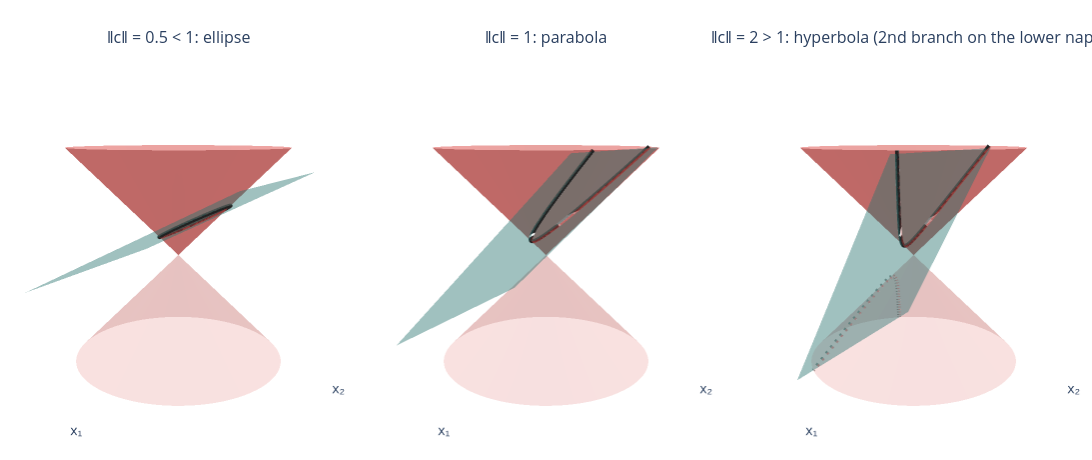

The notebook cell this image was saved under:
### Markdown cell above
## 3. The picture: slicing the cone

Take a single SOC constraint with $A = I$, $b = 0$:
$$\|x\|_2 \le c^Tx + d, \qquad x \in \mathbb{R}^n,\; d > 0.$$
(For invertible $A$ substitute $u = Ax + b$; this only replaces $c$ by $A^{-T}c$, the picture is unchanged. $d > 0$ means the plane passes above the apex; otherwise the set is empty or a single point.)

Lift to $\mathbb{R}^{n+1}$ with an extra vertical coordinate $t$:

- the **second-order cone** $\mathcal{K} = \{(x,t) : \|x\|_2 \le t\}$ is a solid cone whose wall makes a $45^\circ$ angle with the $x$-space;
- the **hyperplane** $t = c^Tx + d$ has slope $\|c\|_2$ and passes at height $d$ above the apex.

A point $x$ is feasible iff the point of the plane above it, $(x, c^Tx + d)$, lies inside $\mathcal{K}$. So **the feasible set is the shadow of $\text{plane} \cap \mathcal{K}$ on $x$-space**, and because the plane is a graph over $x$-space the shadow has the same shape as the slice. Slicing a cone with a plane gives a conic section, and which one depends only on the slope $\|c\|_2$ compared with the $45^\circ$ wall:

| slope $\lVert c\rVert_2$ | plane vs. wall | slice = feasible set | $P = I - cc^T$ |
| :-: | :-- | :-- | :-- |
| $< 1$ | flatter | closed ellipse: a bounded **ellipsoid** ($c = 0$: a ball) | $\succ 0$ |
| $= 1$ | parallel to one generator | **paraboloid**, unbounded in the direction $c$ | $\succeq 0$, one zero eigenvalue |
| $> 1$ | steeper | **one sheet of a hyperboloid**; the same plane also cuts the lower nappe $t = -\lVert x\rVert_2$, producing a second sheet that the SOC constraint does *not* contain | indefinite: eigenvalue $1 - \lVert c\rVert_2^2 < 0$ along $c$ |

The last column is the matrix obtained by squaring the constraint, $x^T(I - cc^T)x - 2d\,c^Tx - d^2 \le 0$, i.e. the $P$ a QCQP would have to use. Its eigenvalues are $1$ ($n-1$ times) and $1 - \|c\|_2^2$, so *"steeper than the wall" and "$P$ is indefinite" are the same statement.*

**Figure 1.** Cone (red; the lower nappe is faded because the SOC constraint never sees it), plane (teal), and their intersection (black). Dashed grey: the intersection with the lower nappe, which exists only for $\|c\|_2 > 1$. The panels are interactive, rotate them.

### Code cell
import numpy as np
import plotly.graph_objects as go
from plotly.subplots import make_subplots

d, R = 1.0, 4.0  # plane height above the apex, half-width of the plotted box
cases = [(0.5, "‖c‖ = 0.5 < 1: ellipse"),
         (1.0, "‖c‖ = 1: parabola"),
         (2.0, "‖c‖ = 2 > 1: hyperbola (2nd branch on the lower nappe)")]
CONE, PLANE, INK, GHOST = "#D9534F", "#3FA7A3", "#222222", "#8A8A8A"

# cone t = ±‖x‖ in polar coordinates, plane t = c·x + d on a grid
r, th = np.meshgrid(np.linspace(0, R, 40), np.linspace(0, 2 * np.pi, 91))
Xc, Yc = r * np.cos(th), r * np.sin(th)
Xp, Yp = np.meshgrid(np.linspace(-R, R, 81), np.linspace(-R, R, 81))


def surface(x, y, z, color, opacity):
    return go.Surface(x=x, y=y, z=z, colorscale=[[0, color], [1, color]], showscale=False,
                      opacity=opacity, hoverinfo="skip",
                      lighting=dict(ambient=0.7, diffuse=0.5, specular=0.05, roughness=0.9))


def slice_curve(c, sign):
    """Plane ∩ nappe t = sign·‖x‖, solved in polar coordinates: r·(sign − c·cosθ) = d."""
    t = np.linspace(0, 2 * np.pi, 600)
    den = sign - c * np.cos(t)
    with np.errstate(divide="ignore"):
        rr = np.where(den > 1e-9, d / den, np.nan)
    rr = np.where(rr <= 1.5 * R, rr, np.nan)  # keep only the part near the box
    return rr * np.cos(t), rr * np.sin(t), sign * rr


fig = make_subplots(rows=1, cols=3, specs=[[{"type": "surface"}] * 3],
                    subplot_titles=[title for _, title in cases], horizontal_spacing=0.01)

for col, (c, _) in enumerate(cases, start=1):
    Zp = c * Xp + d
    Zp = np.where(np.abs(Zp) <= R, Zp, np.nan)  # clip the plane to the box
    fig.add_trace(surface(Xc, Yc, r, CONE, 0.55), row=1, col=col)   # upper nappe (the cone K)
    fig.add_trace(surface(Xc, Yc, -r, CONE, 0.18), row=1, col=col)  # lower nappe (only after squaring)
    fig.add_trace(surface(Xp, Yp, Zp, PLANE, 0.45), row=1, col=col)
    x, y, z = slice_curve(c, +1)
    fig.add_trace(go.Scatter3d(x=x, y=y, z=z, mode="lines", line=dict(color=INK, width=8),
                               hoverinfo="skip"), row=1, col=col)
    x, y, z = slice_curve(c, -1)
    if np.isfinite(x).any():
        fig.add_trace(go.Scatter3d(x=x, y=y, z=z, mode="lines", line=dict(color=GHOST, width=8, dash="dash"),
                                   hoverinfo="skip"), row=1, col=col)

axis = dict(range=[-R, R], showbackground=False, gridcolor="#DDDDDD", zeroline=False, tickvals=[])
fig.update_scenes(aspectmode="cube", camera=dict(eye=dict(x=1.1, y=-2.0, z=0.55)),
                  xaxis={**axis, "title": "x₁"}, yaxis={**axis, "title": "x₂"}, zaxis={**axis, "title": "t"})
fig.update_layout(height=460, width=1280, showlegend=False, margin=dict(l=0, r=0, t=50, b=0),
                  paper_bgcolor="white")
fig.show()

### Figure 1 — Plotly figure (JSON) as saved in the notebook; plotly's stock layout.template omitted (floating-point values rounded to 4 significant figures; data arrays with more than 128 entries replaced by an {"elided": "..."} marker saying what was removed)
{"data": [{"colorscale": [[0, "#D9534F"], [1, "#D9534F"]], "hoverinfo": "skip", "lighting": {"ambient": 0.7, "diffuse": 0.5, "roughness": 0.9, "specular": 0.05}, "opacity": 0.55, "scene": "scene", "showscale": false, "type": "surface", "x": {"elided": "91x40 float values"}, "y": {"elided": "91x40 float values"}, "z": {"elided": "91x40 float values"}}, {"colorscale": [[0, "#D9534F"], [1, "#D9534F"]], "hoverinfo": "skip", "lighting": {"ambient": 0.7, "diffuse": 0.5, "roughness": 0.9, "specular": 0.05}, "opacity": 0.18, "scene": "scene", "showscale": false, "type": "surface", "x": {"elided": "91x40 float values"}, "y": {"elided": "91x40 float values"}, "z": {"elided": "91x40 float values"}}, {"colorscale": [[0, "#3FA7A3"], [1, "#3FA7A3"]], "hoverinfo": "skip", "lighting": {"ambient": 0.7, "diffuse": 0.5, "roughness": 0.9, "specular": 0.05}, "opacity": 0.45, "scene": "scene", "showscale": false, "type": "surface", "x": {"elided": "81x81 float values"}, "y": {"elided": "81x81 float values"}, "z": {"elided": "81x81 float values"}}, {"hoverinfo": "skip", "line": {"color": "#222222", "width": 8}, "mode": "lines", "scene": "scene", "type": "scatter3d", "x": {"elided": "600 float values"}, "y": {"elided": "600 float values"}, "z": {"elided": "600 float values"}}, {"colorscale": [[0, "#D9534F"], [1, "#D9534F"]], "hoverinfo": "skip", "lighting": {"ambient": 0.7, "diffuse": 0.5, "roughness": 0.9, "specular": 0.05}, "opacity": 0.55, "scene": "scene2", "showscale": false, "type": "surface", "x": {"elided": "91x40 float values"}, "y": {"elided": "91x40 float values"}, "z": {"elided": "91x40 float values"}}, {"colorscale": [[0, "#D9534F"], [1, "#D9534F"]], "hoverinfo": "skip", "lighting": {"ambient": 0.7, "diffuse": 0.5, "roughness": 0.9, "specular": 0.05}, "opacity": 0.18, "scene": "scene2", "showscale": false, "type": "surface", "x": {"elided": "91x40 float values"}, "y": {"elided": "91x40 float values"}, "z": {"elided": "91x40 float values"}}, {"colorscale": [[0, "#3FA7A3"], [1, "#3FA7A3"]], "hoverinfo": "skip", "lighting": {"ambient": 0.7, "diffuse": 0.5, "roughness": 0.9, "specular": 0.05}, "opacity": 0.45, "scene": "scene2", "showscale": false, "type": "surface", "x": {"elided": "81x81 float values"}, "y": {"elided": "81x81 float values"}, "z": {"elided": "81x81 float values"}}, {"hoverinfo": "skip", "line": {"color": "#222222", "width": 8}, "mode": "lines", "scene": "scene2", "type": "scatter3d", "x": {"elided": "600 float values"}, "y": {"elided": "600 float values"}, "z": {"elided": "600 float values"}}, {"colorscale": [[0, "#D9534F"], [1, "#D9534F"]], "hoverinfo": "skip", "lighting": {"ambient": 0.7, "diffuse": 0.5, "roughness": 0.9, "specular": 0.05}, "opacity": 0.55, "scene": "scene3", "showscale": false, "type": "surface", "x": {"elided": "91x40 float values"}, "y": {"elided": "91x40 float values"}, "z": {"elided": "91x40 float values"}}, {"colorscale": [[0, "#D9534F"], [1, "#D9534F"]], "hoverinfo": "skip", "lighting": {"ambient": 0.7, "diffuse": 0.5, "roughness": 0.9, "specular": 0.05}, "opacity": 0.18, "scene": "scene3", "showscale": false, "type": "surface", "x": {"elided": "91x40 float values"}, "y": {"elided": "91x40 float values"}, "z": {"elided": "91x40 float values"}}, {"colorscale": [[0, "#3FA7A3"], [1, "#3FA7A3"]], "hoverinfo": "skip", "lighting": {"ambient": 0.7, "diffuse": 0.5, "roughness": 0.9, "specular": 0.05}, "opacity": 0.45, "scene": "scene3", "showscale": false, "type": "surface", "x": {"elided": "81x81 float values"}, "y": {"elided": "81x81 float values"}, "z": {"elided": "81x81 float values"}}, {"hoverinfo": "skip", "line": {"color": "#222222", "width": 8}, "mode": "lines", "scene": "scene3", "type": "scatter3d", "x": {"elided": "600 float values"}, "y": {"elided": "600 float values"}, "z": {"elided": "600 float values"}}, {"hoverinfo": "skip", "line": {"color": "#8A8A8A", "dash": "dash", "width": 8}, "mode": "lines", "scene": "scene3", "type": "scatter3d", "x": {"elided": "600 float values"}, "y": {"elided": "600 float values"}, "z": {"elided": "600 float values"}}], "layout": {"annotations": [{"font": {"size": 16}, "showarrow": false, "text": "‖c‖ = 0.5 < 1: ellipse", "x": 0.1633, "xanchor": "center", "xref": "paper", "y": 1, "yanchor": "bottom", "yref": "paper"}, {"font": {"size": 16}, "showarrow": false, "text": "‖c‖ = 1: parabola", "x": 0.5, "xanchor": "center", "xref": "paper", "y": 1, "yanchor": "bottom", "yref": "paper"}, {"font": {"size": 16}, "showarrow": false, "text": "‖c‖ = 2 > 1: hyperbola (2nd branch on the lower nappe)", "x": 0.8367, "xanchor": "center", "xref": "paper", "y": 1, "yanchor": "bottom", "yref": "paper"}], "height": 460, "margin": {"b": 0, "l": 0, "r": 0, "t": 50}, "paper_bgcolor": "white", "scene": {"aspectmode": "cube", "camera": {"eye": {"x": 1.1, "y": -2, "z": 0.55}}, "domain": {"x": [0, 0.3267], "y": [0, 1]}, "xaxis": {"gridcolor": "#DDDDDD", "range": [-4, 4], "showbackground": false, "tickvals": [], "title": {"text": "x₁"}, "zeroline": false}, "yaxis": {"gridcolor": "#DDDDDD", "range": [-4, 4], "showbackground": false, "tickvals": [], "title": {"text": "x₂"}, "zeroline": false}, "zaxis": {"gridcolor": "#DDDDDD", "range": [-4, 4], "showbackground": false, "tickvals": [], "title": {"text": "t"}, "zeroline": false}}, "scene2": {"aspectmode": "cube", "camera": {"eye": {"x": 1.1, "y": -2, "z": 0.55}}, "domain": {"x": [0.3367, 0.6633], "y": [0, 1]}, "xaxis": {"gridcolor": "#DDDDDD", "range": [-4, 4], "showbackground": false, "tickvals": [], "title": {"text": "x₁"}, "zeroline": false}, "yaxis": {"gridcolor": "#DDDDDD", "range": [-4, 4], "showbackground": false, "tickvals": [], "title": {"text": "x₂"}, "zeroline": false}, "zaxis": {"gridcolor": "#DDDDDD", "range": [-4, 4], "showbackground": false, "tickvals": [], "title": {"text": "t"}, "zeroline": false}}, "scene3": {"aspectmode": "cube", "camera": {"eye": {"x": 1.1, "y": -2, "z": 0.55}}, "domain": {"x": [0.6733, 1], "y": [0, 1]}, "xaxis": {"gridcolor": "#DDDDDD", "range": [-4, 4], "showbackground": false, "tickvals": [], "title": {"text": "x₁"}, "zeroline": false}, "yaxis": {"gridcolor": "#DDDDDD", "range": [-4, 4], "showbackground": false, "tickvals": [], "title": {"text": "x₂"}, "zeroline": false}, "zaxis": {"gridcolor": "#DDDDDD", "range": [-4, 4], "showbackground": false, "tickvals": [], "title": {"text": "t"}, "zeroline": false}}, "showlegend": false, "width": 1280}}
